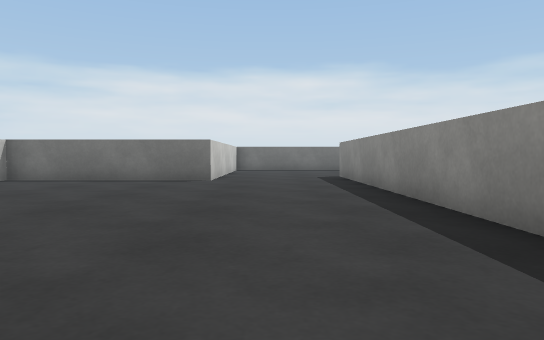
view 1 (above)

14 first-person views from a walk through a Unity game level. The camera is 0.59 m above the floor, tilts 2° down and sees 70° across. The floor is counted in squares, 1 m on a side. Each view is taken from the middle of a square. On the plan, view 1 faces up. The plan holds only what a view shows up to about 10 squares ahead; the rest is blank. The player character is not drawn. Surface patterns are stand-ins for the level's own textures.

view 2
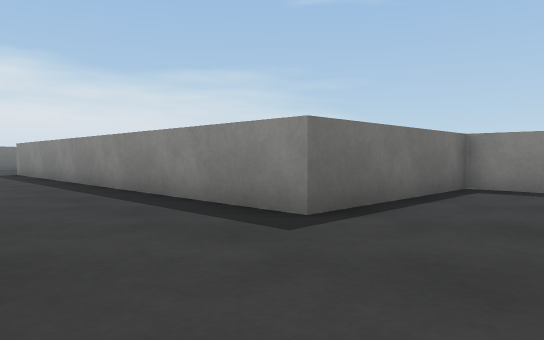

view 3
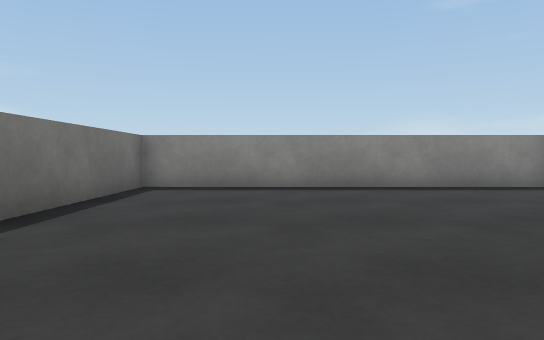

view 4
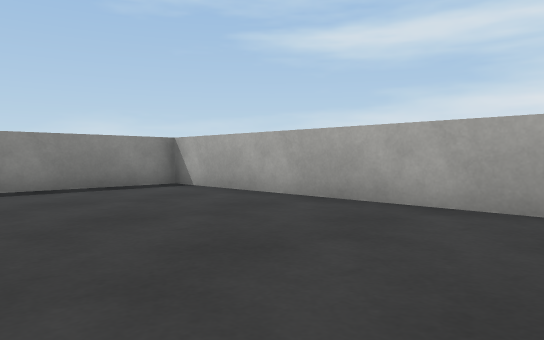

view 5
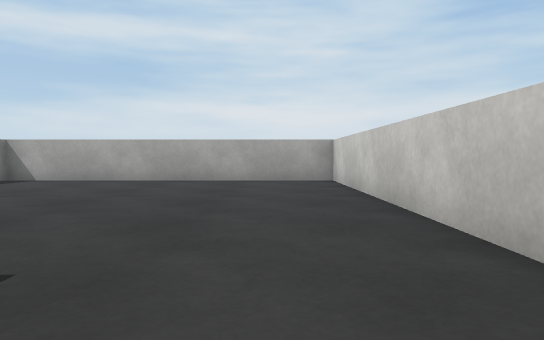

view 6
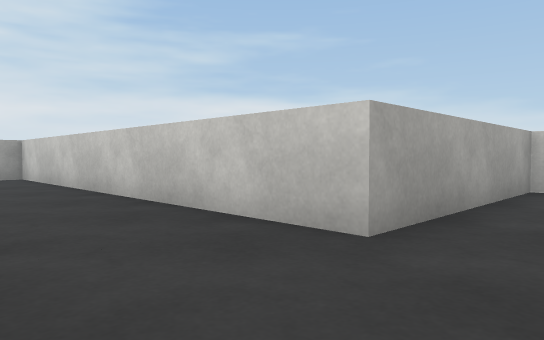

view 7
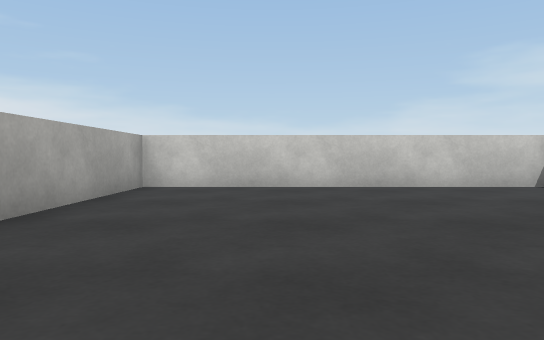

view 8
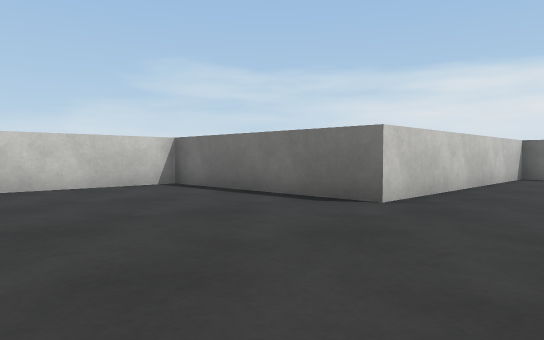

view 9
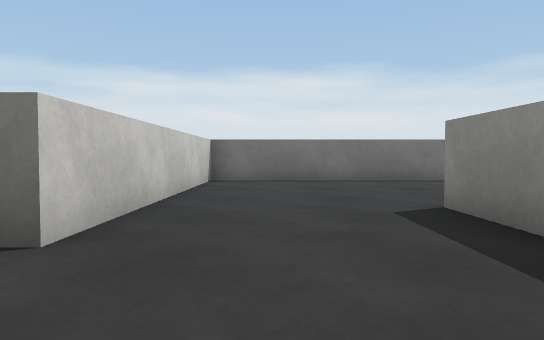

view 10
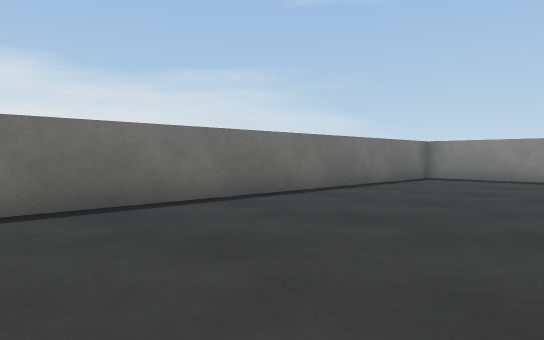

view 11
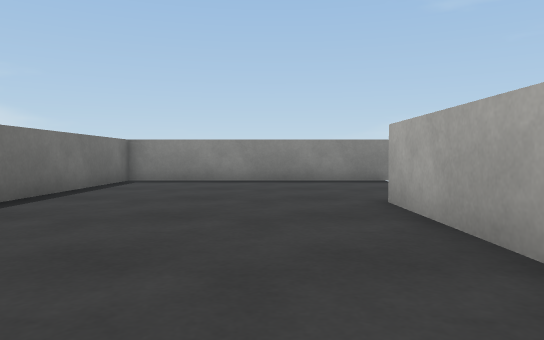

view 12
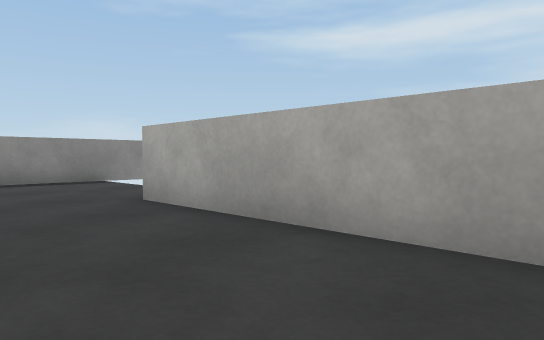

view 13
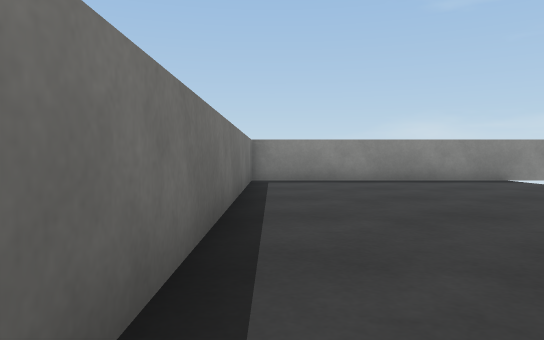

view 14
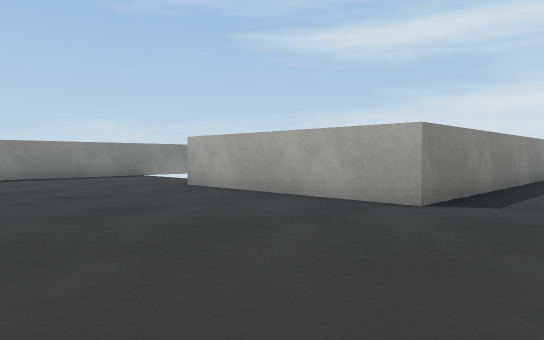

### Floor plan
Ten units are one square. View 1 is at (0, 0); x grows to the right and y downward. Boxes are objects, and circles mark ways between rooms. Rooms are numbered by the first view taken in them; rooms with no view inside come last. Other rooms are left out.
<svg viewBox="-70 -170 190 260">
<path fill="none" stroke="#000" d="M-15 -15 -15 85 65 85 65 5 20 5 20 -15M20 -15 20 -115 70 -115M115 -92 115 -165 -15 -165 -15 -95 -65 -95 -65 -15 -15 -15"/>
<circle cx="0" cy="-20" r="3" fill="#2a7"/>
<text x="20" y="40">1</text>
<text x="10" y="-100">2</text>
</svg>
Room 1 opens to room 2.

Where each view was taken, in squares from view 1:
view 1: 0 up, 0 right, facing up
view 2: 3 down, 1 left, facing up-right
view 3: 3 down, 1 left, facing right
view 4: 4 down, 1 left, facing down-right
view 5: 1 up, 0 right, facing down
view 6: 3 up, 1 right, facing down-left
view 7: 4 up, 1 right, facing left
view 8: 5 up, 1 right, facing up-left
view 9: 7 up, 0 right, facing up
view 10: 12 up, 1 right, facing up-right
view 11: 13 up, 2 right, facing right
view 12: 14 up, 2 right, facing down-right
view 13: 16 up, 2 right, facing right
view 14: 16 up, 0 right, facing down-right
